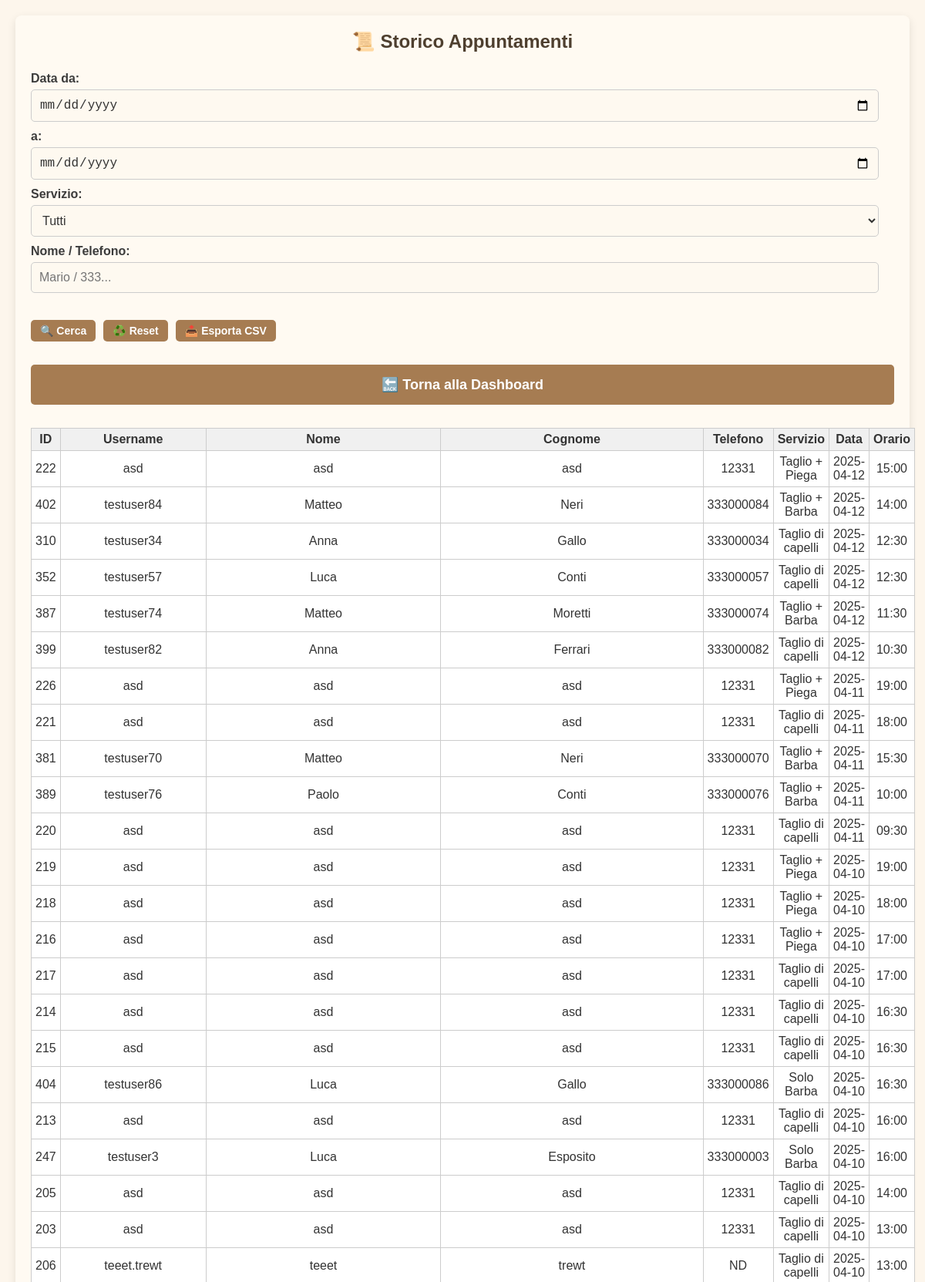
/admin_history (signed in, upper part), run on the app's committed database.
### tables this page shows
CREATE TABLE appointments (
            id INTEGER PRIMARY KEY AUTOINCREMENT,
            user_id INTEGER NOT NULL,
            service TEXT NOT NULL,
            date TEXT NOT NULL,
            time TEXT NOT NULL, barber TEXT NOT NULL DEFAULT 'Mattia', tipo TEXT DEFAULT 'barbiere',
            FOREIGN KEY (user_id) REFERENCES users(id)
        );

CREATE TABLE users (
            id INTEGER PRIMARY KEY AUTOINCREMENT,
            username TEXT NOT NULL UNIQUE,
            password TEXT NOT NULL
        , name TEXT NOT NULL DEFAULT 'NOME', surname TEXT NOT NULL DEFAULT 'COGNOME', phone TEXT NOT NULL DEFAULT '0000000000', email TEXT, newsletter_optin INTEGER DEFAULT 0);

### app.py (the view, shortened to what this page needs)
@app.route('/admin_history', methods=['GET', 'POST'])
def admin_history():
    if 'admin' not in session:
        return redirect(url_for('login_admin'))
    filters = {
        'start_date': '',
        'end_date': '',
        'service': '',
        'search': ''
    }
    query = """
        SELECT appointments.id, users.username, users.name, users.surname, users.phone,
               appointments.service, appointments.date, appointments.time
        FROM appointments
        JOIN users ON appointments.user_id = users.id
        WHERE appointments.date < date('now')
    """
    params = []
    query += " ORDER BY DATE(appointments.date) DESC, TIME(appointments.time) DESC"
    conn = sqlite3.connect('bookings.db')
    cursor = conn.cursor()
    cursor.execute(query, params)
    appointments = cursor.fetchall()
    conn.close()
    return render_template('admin_history.html', appointments=appointments, filters=filters)

### templates/admin_history.html (shortened to what this page needs)
<!DOCTYPE html>
<html lang="it">
<head>
  <link rel="stylesheet" href="{{ url_for('static', filename='style.css') }}">
</head>
<body>
  <div class="container">
    <h2>📜 Storico Appuntamenti</h2>
    <form method="POST" class="filter-form">
      <label>Data da:</label>
      <input type="date" name="start_date" value="{{ filters.start_date }}">
      <label>a:</label>
      <input type="date" name="end_date" value="{{ filters.end_date }}">
      <label>Servizio:</label>
      <select name="service">
        <option value="">Tutti</option>
      </select>
      <label>Nome / Telefono:</label>
      <input type="text" name="search" placeholder="Mario / 333..." value="{{ filters.search }}">
      <div class="button-row">
        <a href="#" onclick="this.closest('form').submit(); return false;">
          <button type="button">🔍 Cerca</button>
        </a>
        <a href="{{ url_for('admin_history') }}">
          <button type="button">♻️ Reset</button>
        </a>
        <a href="#" onclick="this.closest('form').setAttribute('action', '{{ url_for('export_history_csv') }}'); this.closest('form').submit(); return false;">
          <button type="button">📤 Esporta CSV</button>
        </a>
      </div>
    </form>
    <a href="{{ url_for('admin_dashboard') }}"><button class="big-btn">🔙 Torna alla Dashboard</button></a>
    {% if appointments %}
      <table>
        <thead>
          <tr>
            <th>ID</th>
            <th>Username</th>
            <th>Nome</th>
            <th>Cognome</th>
            <th>Telefono</th>
            <th>Servizio</th>
            <th>Data</th>
            <th>Orario</th>
          </tr>
        </thead>
        <tbody>
          {% for appointment in appointments %}
            <tr>
              <td>{{ appointment[0] }}</td>
              <td>{{ appointment[1] }}</td>
              <td>{{ appointment[2] }}</td>
              <td>{{ appointment[3] }}</td>
              <td>{{ appointment[4] }}</td>
              <td>{{ appointment[5] }}</td>
              <td>{{ appointment[6] }}</td>
              <td>{{ appointment[7] }}</td>
            </tr>
          {% endfor %}
        </tbody>
      </table>
    {% else %}
      <p>Nessun appuntamento trovato per i criteri selezionati.</p>
    {% endif %}
  </div>
</body>
</html>

### static/style.css (style rules this page uses)
* { box-sizing: border-box; margin: 0; padding: 0; }
body { font-family: 'Arial', sans-serif; background-color: #fdf6ec; color: #333; display: flex; flex-direction: column; align-items: center; padding: 20px; }
.container { width: 100%; max-width: 600px; background: #fffaf2; padding: 20px; border-radius: 8px; box-shadow: 0 4px 12px rgba(0, 0, 0, 0.1); margin: 20px 0; }
h1, h2, h3 { text-align: center; color: #4e3f2f; margin-bottom: 15px; }
.filter-form .button-row { display: flex; gap: 10px; flex-wrap: wrap; margin-top: 15px; }
.filter-form .button-row button, .filter-form .button-row a button { padding: 6px 12px; font-size: 14px; cursor: pointer; width: auto; }
form { display: flex; flex-direction: column; }
label { font-weight: bold; margin-top: 10px; color: #3c3c3c; }
input, select, button { padding: 10px; margin-top: 5px; background-color: #fef9f0; color: #333; border: 1px solid #ccc; border-radius: 5px; font-size: 16px; }
button { background-color: #a67c52; color: #fff; cursor: pointer; font-weight: bold; transition: background-color 0.3s; border: none; }
.big-btn { width: 100%; padding: 15px; font-size: 18px; margin: 10px 0; }
a { display: block; text-align: center; margin-top: 15px; text-decoration: none; color: #a67c52; font-weight: bold; }
table { width: 100%; border-collapse: collapse; margin-top: 20px; background-color: #fff; color: #333; }
table, th, td { border: 1px solid #ddd; }
th, td { padding: 10px; text-align: center; }
th { background-color: #f0e6d6; color: #333; }

### templates/admin_history.html (style rules this page uses)
.container { max-width: 1400px; margin: auto; padding: 20px; }
form.filter-form { margin-bottom: 20px; }
form.filter-form label { margin-right: 10px; }
form.filter-form input, form.filter-form select { margin-right: 20px; }
.button-row { display: flex; gap: 10px; margin-top: 15px; flex-wrap: wrap; }
.button-row a button { font-size: 14px; padding: 6px 12px; cursor: pointer; }
table { width: 100%; border-collapse: collapse; }
th, td { border: 1px solid #ccc; padding: 5px; text-align: center; }
th { background-color: #f0f0f0; }

### data on the page
appointments: id "222", username "asd", name "asd", surname "asd", phone "12331", service "Taglio + Piega", date "2025-04-12", time "15:00"
appointments: id "402", username "testuser84", name "Matteo", surname "Neri", phone "333000084", service "Taglio + Barba", date "2025-04-12", time "14:00"
appointments: id "310", username "testuser34", name "Anna", surname "Gallo", phone "333000034", service "Taglio di capelli", date "2025-04-12", time "12:30"
appointments: id "352", username "testuser57", name "Luca", surname "Conti", phone "333000057", service "Taglio di capelli", date "2025-04-12", time "12:30"
appointments: id "387", username "testuser74", name "Matteo", surname "Moretti", phone "333000074", service "Taglio + Barba", date "2025-04-12", time "11:30"
appointments: id "399", username "testuser82", name "Anna", surname "Ferrari", phone "333000082", service "Taglio di capelli", date "2025-04-12", time "10:30"
appointments: id "226", username "asd", name "asd", surname "asd", phone "12331", service "Taglio + Piega", date "2025-04-11", time "19:00"
appointments: id "221", username "asd", name "asd", surname "asd", phone "12331", service "Taglio di capelli", date "2025-04-11", time "18:00"
appointments: id "381", username "testuser70", name "Matteo", surname "Neri", phone "333000070", service "Taglio + Barba", date "2025-04-11", time "15:30"
appointments: id "389", username "testuser76", name "Paolo", surname "Conti", phone "333000076", service "Taglio + Barba", date "2025-04-11", time "10:00"
appointments: id "220", username "asd", name "asd", surname "asd", phone "12331", service "Taglio di capelli", date "2025-04-11", time "09:30"
appointments: id "219", username "asd", name "asd", surname "asd", phone "12331", service "Taglio + Piega", date "2025-04-10", time "19:00"
appointments: id "218", username "asd", name "asd", surname "asd", phone "12331", service "Taglio + Piega", date "2025-04-10", time "18:00"
appointments: id "216", username "asd", name "asd", surname "asd", phone "12331", service "Taglio + Piega", date "2025-04-10", time "17:00"
appointments: id "217", username "asd", name "asd", surname "asd", phone "12331", service "Taglio di capelli", date "2025-04-10", time "17:00"
appointments: id "214", username "asd", name "asd", surname "asd", phone "12331", service "Taglio di capelli", date "2025-04-10", time "16:30"
appointments: id "215", username "asd", name "asd", surname "asd", phone "12331", service "Taglio di capelli", date "2025-04-10", time "16:30"
appointments: id "404", username "testuser86", name "Luca", surname "Gallo", phone "333000086", service "Solo Barba", date "2025-04-10", time "16:30"
appointments: id "213", username "asd", name "asd", surname "asd", phone "12331", service "Taglio di capelli", date "2025-04-10", time "16:00"
appointments: id "247", username "testuser3", name "Luca", surname "Esposito", phone "333000003", service "Solo Barba", date "2025-04-10", time "16:00"
appointments: id "205", username "asd", name "asd", surname "asd", phone "12331", service "Taglio di capelli", date "2025-04-10", time "14:00"
appointments: id "203", username "asd", name "asd", surname "asd", phone "12331", service "Taglio di capelli", date "2025-04-10", time "13:00"
appointments: id "206", username "teeet.trewt", name "teeet", surname "trewt", phone "ND", service "Taglio di capelli", date "2025-04-10", time "13:00"
